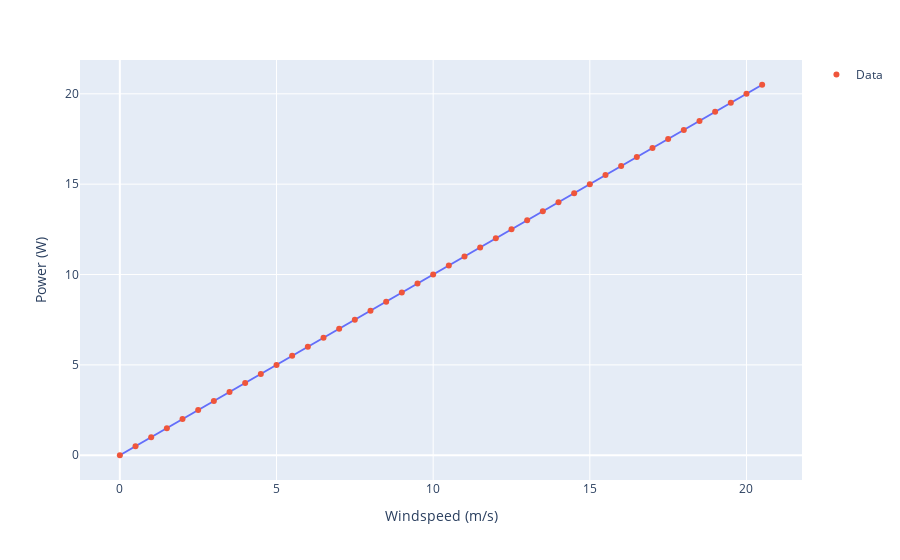

The notebook cell this image was saved under:
### Code cell
# Apparantly the Bergey's have a linear response (seems unlikely!)
fig = px.line(y=powercurve_intrp_limited(powercurve["windspeed"]), x=powercurve["windspeed"],
              labels={"x":"Windspeed (m/s)","y":"Power (W)"})
fig.add_trace(go.Scatter(x=powercurve["windspeed"], y=powercurve["windspeed"],
                    mode='markers',
                    name='Data'))
fig.show()

### Figure 1 — Plotly figure (JSON) as saved in the notebook; plotly's stock layout.template omitted (floating-point values rounded to 4 significant figures)
{"data": [{"hovertemplate": "Windspeed (m/s)=%{x}<br>Power (W)=%{y}<extra></extra>", "legendgroup": "", "line": {"color": "#636efa", "dash": "solid"}, "marker": {"symbol": "circle"}, "mode": "lines", "name": "", "orientation": "v", "showlegend": false, "type": "scatter", "x": [0, 0.5, 1, 1.5, 2, 2.5, 3, 3.5, 4, 4.5, 5, 5.5, 6, 6.5, 7, 7.5, 8, 8.5, 9, 9.5, 10, 10.5, 11, 11.5, 12, 12.5, 13, 13.5, 14, 14.5, 15, 15.5, 16, 16.5, 17, 17.5, 18, 18.5, 19, 19.5, 20, 20.5], "xaxis": "x", "y": [0, 0.5, 1, 1.5, 2.0, 2.5, 3.0, 3.5, 4, 4.5, 5.0, 5.5, 6, 6.5, 7, 7.5, 8.0, 8.5, 9.0, 9.5, 10.0, 10.5, 11, 11.5, 12.0, 12.5, 13.0, 13.5, 14.0, 14.5, 15, 15.5, 16, 16.5, 17, 17.5, 18, 18.5, 19, 19.5, 20.0, 20.5], "yaxis": "y"}, {"mode": "markers", "name": "Data", "type": "scatter", "x": [0, 0.5, 1, 1.5, 2, 2.5, 3, 3.5, 4, 4.5, 5, 5.5, 6, 6.5, 7, 7.5, 8, 8.5, 9, 9.5, 10, 10.5, 11, 11.5, 12, 12.5, 13, 13.5, 14, 14.5, 15, 15.5, 16, 16.5, 17, 17.5, 18, 18.5, 19, 19.5, 20, 20.5], "y": [0, 0.5, 1, 1.5, 2, 2.5, 3, 3.5, 4, 4.5, 5, 5.5, 6, 6.5, 7, 7.5, 8, 8.5, 9, 9.5, 10, 10.5, 11, 11.5, 12, 12.5, 13, 13.5, 14, 14.5, 15, 15.5, 16, 16.5, 17, 17.5, 18, 18.5, 19, 19.5, 20, 20.5]}], "layout": {"legend": {"tracegroupgap": 0}, "margin": {"t": 60}, "xaxis": {"anchor": "y", "domain": [0, 1], "title": {"text": "Windspeed (m/s)"}}, "yaxis": {"anchor": "x", "domain": [0, 1], "title": {"text": "Power (W)"}}}}
